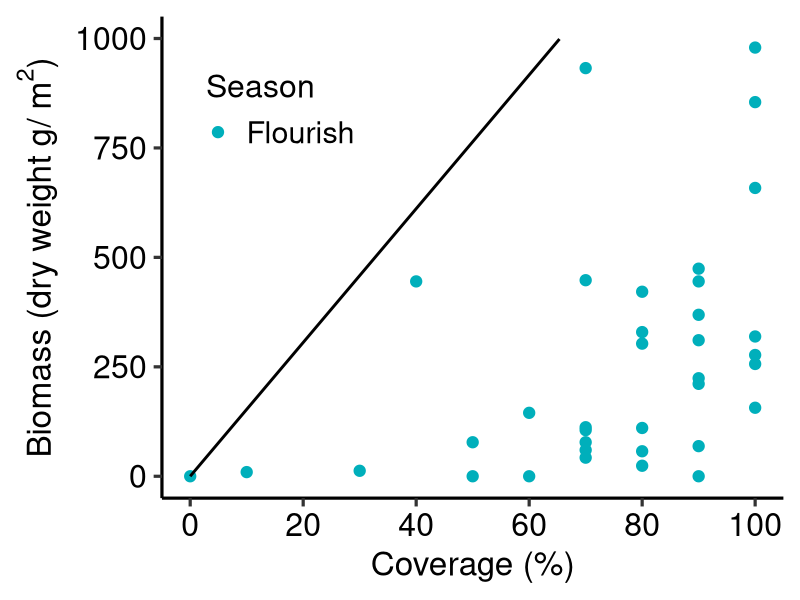
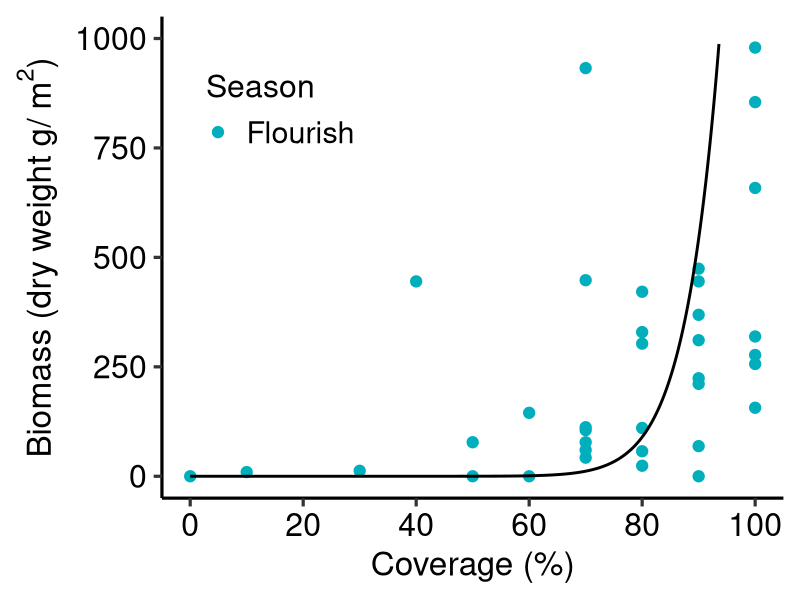
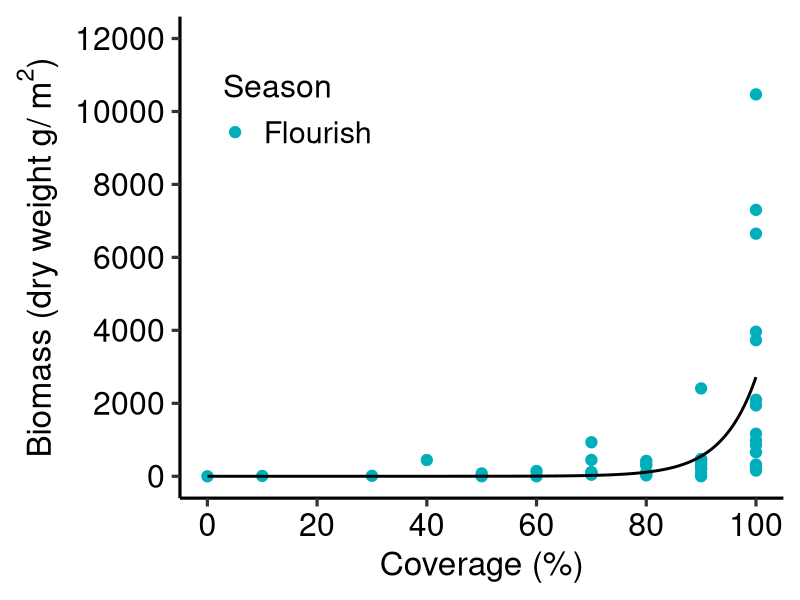
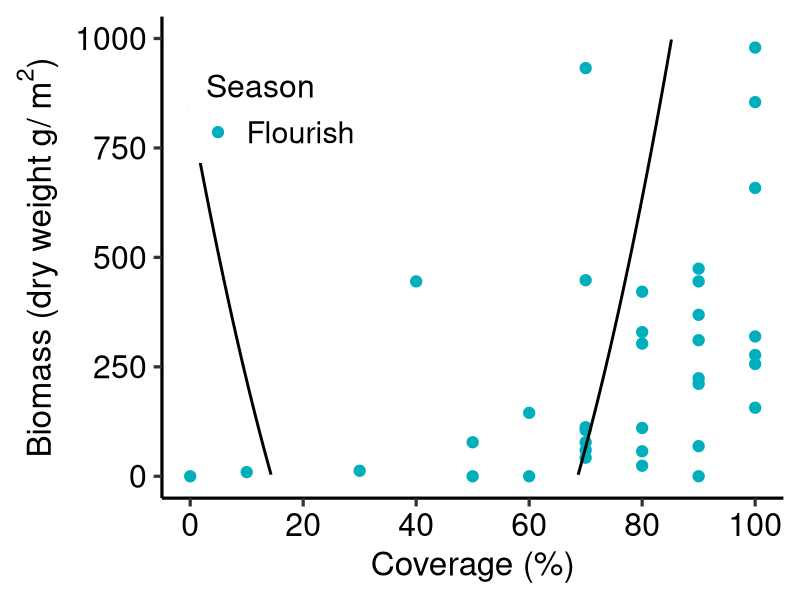

The R script that drew these images, in order: (Note: this script raises an error after producing the figures.)
rm(list=ls())
library(nlme)
library(ggplot2)

Kombu<-read.csv("Kombu.csv",stringsAsFactors = TRUE)
Kombu$Season <- factor(Kombu$Season, 
                       levels = c("Flourish","Decline") )
names(Kombu)

####### Hokkaido @ Makombu##########
Kombu_Hokkaido<-subset(Kombu,Kombu$Jap_name=="Onikombu"|Kombu$Jap_name=="Makombu"&Kombu$Region=="Hokkaido")
Kombu_Hokkaido$DW_g_m2

###線形モデル#####
model1_HD1<- glm(DW_g_m2~ Cover,
                data = Kombu_Hokkaido)

model1_HD<- nls(DW_g_m2~ a*Cover,
                start = list(a=100),
                control = list(maxiter = 50000, warnOnly = TRUE),
                data = Kombu_Hokkaido)
summary(model1_HD)
AIC(model1_HD)
BIC(model1_HD)

####累乗モデル#####
model2_HD<- nls(DW_g_m2~ a*Cover^b,
                start = list(a=10,b = 1),
                control = list(maxiter = 50000, warnOnly = TRUE),
                data = Kombu_Hokkaido)
summary(model2_HD)
AIC(model2_HD)
BIC(model2_HD)

####指数モデル#####
model3_HD<- nls(DW_g_m2~ a*exp(b*Cover),
                start = list(a=40,b = 0.05), 
                control = list(maxiter = 50000, warnOnly = TRUE),
                data = Kombu_Hokkaido,
                trace=TRUE)
summary(model3_HD)
AIC(model3_HD)
BIC(model3_HD)


####二次関数モデル#####
model4_HD<- nls(DW_g_m2~ a*Cover^2 + b*Cover + c,
                start = list(a=1, b=1,c=1), data =  Kombu_Hokkaido)
summary(model4_HD)
AIC(model4_HD)
BIC(model4_HD)



####### Hokkaido##########
library(ggplot2)

#Model1
dummy_Hokkaido<- expand.grid(Cover=seq(min(Kombu_Hokkaido$Cover),
                                            max(Kombu_Hokkaido$Cover),length=1000))

pred_HD<- predict(model1_HD,newdata=dummy_Hokkaido,se.fit=T)
dummy_Hokkaido$DW<-pred_HD

plot_Hokkaido1<-ggplot(data=Kombu_Hokkaido, aes(x=Cover, y=DW_g_m2,color = Season)) + 
  xlab("Coverage (%)")+ 
  ylab(expression(paste("Biomass (dry weight g/ ",{m^2},")",sep="")))+
  geom_point(size=3.5)+
  scale_x_continuous(breaks=seq(0, 100,length=6),limits=c(0,100))+
  scale_y_continuous(breaks=seq(0, 1000,length=5),limits=c(0,1000))+
  scale_color_manual(labels = c("Flourish", "Decline"),values = c("#00AFBB","#FC4E07"))+
  labs(color='Season')+
  geom_line(data=dummy_Hokkaido, aes(x=Cover, y=DW),linewidth=1,color="black",inherit.aes = FALSE)+
  theme_classic(base_size = 24, base_family = "sans")+
  theme(axis.text = element_text(color="black",size=23))+
  theme(legend.justification=c(0.02,0.02), legend.position=c(0.05,0.7), 
        legend.title=element_text(size=23),legend.text =  element_text(size = 22))
plot_Hokkaido1

#Model2
pred_Hokkaido2<- predict(model2_HD,newdata=dummy_Hokkaido,se.fit=T)
dummy_Hokkaido$DW2<-pred_Hokkaido2

plot_Hokkaido2<-ggplot(data=Kombu_Hokkaido, aes(x=Cover, y=DW_g_m2,color = Season)) + 
  xlab("Coverage (%)")+ 
  ylab(expression(paste("Biomass (dry weight g/ ",{m^2},")",sep="")))+
  geom_point(size=3.5)+
  scale_x_continuous(breaks=seq(0, 100,length=6),limits=c(0,100))+
  scale_y_continuous(breaks=seq(0, 1000,length=5),limits=c(0,1000))+
  scale_color_manual(labels = c("Flourish", "Decline"),values = c("#00AFBB","#FC4E07"))+
  labs(color='Season')+
  geom_line(data=dummy_Hokkaido, aes(x=Cover, y=DW2),linewidth=1,color="black",inherit.aes = FALSE)+
  theme_classic(base_size = 24, base_family = "sans")+
  theme(axis.text = element_text(color="black",size=23))+
  theme(legend.justification=c(0.02,0.02), legend.position=c(0.05,0.7), 
        legend.title=element_text(size=23),legend.text =  element_text(size = 22))
plot_Hokkaido2

# save width 600 * Height 500 
#Model 3
pred_Hokkaido3<- predict(model3_HD,newdata=dummy_Hokkaido,se.fit=T)
dummy_Hokkaido$DW3<-pred_Hokkaido3

plot_Hokkaido3<-ggplot(data=Kombu_Hokkaido, aes(x=Cover, y=DW_g_m2,color = Season)) + 
  xlab("Coverage (%)")+ 
  ylab(expression(paste("Biomass (dry weight g/ ",{m^2},")",sep="")))+
  geom_point(size=3.5)+
  scale_x_continuous(breaks=seq(0, 100,length=6),limits=c(0,100))+
  scale_y_continuous(breaks=seq(0, 12000,length=7),limits=c(0,12000))+
  scale_color_manual(labels = c("Flourish", "Decline"),values = c("#00AFBB","#FC4E07"))+
  labs(color='Season')+
  geom_line(data=dummy_Hokkaido, aes(x=Cover, y=DW3),linewidth=1,color="black",inherit.aes = FALSE)+
  theme_classic(base_size = 24, base_family = "sans")+
  theme(axis.text = element_text(color="black",size=23))+
  theme(legend.justification=c(0.02,0.02), legend.position=c(0.05,0.7), 
        legend.title=element_text(size=23),legend.text =  element_text(size = 22))
plot_Hokkaido3


#Model4
pred_Hokkaido4<- predict(model4_HD,newdata=dummy_Hokkaido,se.fit=T)
dummy_Hokkaido$DW4<-pred_Hokkaido4

plot_Hokkaido4<-ggplot(data=Kombu_Hokkaido, aes(x=Cover, y=DW_g_m2,color = Season)) + 
  xlab("Coverage (%)")+ 
  ylab(expression(paste("Biomass (dry weight g/ ",{m^2},")",sep="")))+
  geom_point(size=3.5)+
  scale_x_continuous(breaks=seq(0, 100,length=6),limits=c(0,100))+
  scale_y_continuous(breaks=seq(0, 1000,length=5),limits=c(0,1000))+
  scale_color_manual(labels = c("Flourish", "Decline"),values = c("#00AFBB","#FC4E07"))+
  labs(color='Season')+
  geom_line(data=dummy_Hokkaido, aes(x=Cover, y=DW4),linewidth=1,color="black",inherit.aes = FALSE)+
  theme_classic(base_size = 24, base_family = "sans")+
  theme(axis.text = element_text(color="black",size=23))+
  theme(legend.justification=c(0.02,0.02), legend.position=c(0.05,0.7), 
        legend.title=element_text(size=23),legend.text =  element_text(size = 22))
plot_Hokkaido4

#width 600 * Height 500 save

####### Hokkaido @ Nagakombu ##########
Kombu_Hokkaido_Naga<-subset(Kombu,Kombu$Jap_name=="Nagakombu"&Kombu$Region=="Hokkaido")
Kombu_Hokkaido_Naga$DW_g_m2

###線形モデル#####
model1_HDN<- nls(DW_g_m2~ a*Cover,
                start = list(a=100),
                control = list(maxiter = 50000, warnOnly = TRUE),
                data = Kombu_Hokkaido_Naga)
summary(model1_HDN)
AIC(model1_HDN)
BIC(model1_HDN)

####累乗モデル#####
model2_HDN<- nls(DW_g_m2~ a*Cover^b,
                start = list(a=10,b = 1),
                control = list(maxiter = 50000, warnOnly = TRUE),
                data = Kombu_Hokkaido_Naga)
summary(model2_HDN)
AIC(model2_HDN)
BIC(model2_HDN)

####指数モデル#####
model3_HDN<- nls(DW_g_m2~ a*exp(b*Cover),
                start = list(a=40,b = 0.05), 
                control = list(maxiter = 50000, warnOnly = TRUE),
                data = Kombu_Hokkaido_Naga,
                trace=TRUE)
summary(model3_HDN)
AIC(model3_HDN)
BIC(model3_HDN)


####二次関数モデル#####
model4_HDN<- nls(DW_g_m2~ a*Cover^2 + b*Cover + c,
                start = list(a=1, b=1,c=1), data =  Kombu_Hokkaido_Naga)
summary(model4_HDN)
AIC(model4_HDN)
BIC(model4_HDN)



####### Hokkaido_Naga##########
library(ggplot2)

#Model1
dummy_Hokkaido_Naga<- expand.grid(Cover=seq(min(Kombu_Hokkaido_Naga$Cover),
                                       max(Kombu_Hokkaido_Naga$Cover),length=1000))
pred_HD_Naga<- predict(model1_HDN,newdata=dummy_Hokkaido_Naga,
                             se.fit=T,interval="confidence")
pred_HD_Naga$fit


pred_Hokkaido_Nagah<- pred_Hokkaido_Naga$fit+pred$se.fit*1.96
pred_Hokkaido_Nagal<- pred_Hokkaido_Naga$fit-pred$se.fit*1.96

dummy_Hokkaido_Naga$DW<-pred_Hokkaido_Naga

plot_Hokkaido_Naga1<-ggplot(data=Kombu_Hokkaido_Naga, aes(x=Cover, y=DW_g_m2,color = Season)) + 
  xlab("Coverage (%)")+ 
  ylab(expression(paste("Biomass (dry weight g/ ",{m^2},")",sep="")))+
  geom_point(size=3.5)+
  scale_x_continuous(breaks=seq(0, 100,length=6),limits=c(0,100))+
  scale_y_continuous(breaks=seq(0, 1000,length=5),limits=c(0,1000))+
  scale_color_manual(labels = c("Flourish", "Decline"),values = c("#00AFBB","#FC4E07"))+
  labs(color='Season')+
  geom_line(data=dummy_Hokkaido_Naga, aes(x=Cover, y=DW),linewidth=1,color="black",inherit.aes = FALSE)+
  theme_classic(base_size = 24, base_family = "sans")+
  theme(axis.text = element_text(color="black",size=23))+
  theme(legend.justification=c(0.02,0.02), legend.position=c(0.05,0.7), 
        legend.title=element_text(size=23),legend.text =  element_text(size = 22))
plot_Hokkaido_Naga1

#Model2
pred_Hokkaido_Naga2<- predict(model2_HDN,newdata=dummy_Hokkaido_Naga,se.fit=T)
dummy_Hokkaido_Naga$DW2<-pred_Hokkaido_Naga2

plot_Hokkaido_Naga2<-ggplot(data=Kombu_Hokkaido_Naga, aes(x=Cover, y=DW_g_m2,color = Season)) + 
  xlab("Coverage (%)")+ 
  ylab(expression(paste("Biomass (dry weight g/ ",{m^2},")",sep="")))+
  geom_point(size=3.5)+
  scale_x_continuous(breaks=seq(0, 100,length=6),limits=c(0,100))+
  scale_y_continuous(breaks=seq(0, 1000,length=5),limits=c(0,1000))+
  scale_color_manual(labels = c("Flourish", "Decline"),values = c("#00AFBB","#FC4E07"))+
  labs(color='Season')+
  geom_line(data=dummy_Hokkaido_Naga, aes(x=Cover, y=DW2),linewidth=1,color="black",inherit.aes = FALSE)+
  theme_classic(base_size = 24, base_family = "sans")+
  theme(axis.text = element_text(color="black",size=23))+
  theme(legend.justification=c(0.02,0.02), legend.position=c(0.05,0.7), 
        legend.title=element_text(size=23),legend.text =  element_text(size = 22))
plot_Hokkaido_Naga2

# save width 600 * Height 500 
#Model 3
pred_Hokkaido_Naga3<- predict(model3_HDN,newdata=dummy_Hokkaido_Naga,
                              se.fit=T,interval="confidence")

pred_Hokkaido_Naga3$fit
pred_Hokkaido_Naga3h<- pred_Hokkaido_Naga3$fit+pred_Hokkaido_Naga3$se.fit*1.96
pred_Hokkaido_Naga3l<- pred_Hokkaido_Naga3$fit-pred_Hokkaido_Naga3$se.fit*1.96
dummy_Hokkaido_Naga$DW3<-pred_Hokkaido_Naga3

plot_Hokkaido_Naga3<-ggplot(data=Kombu_Hokkaido_Naga, aes(x=Cover, y=DW_g_m2,color = Season)) + 
  xlab("Coverage (%)")+ 
  ylab(expression(paste("Biomass (dry weight g/ ",{m^2},")",sep="")))+
  geom_point(size=3.5)+
  scale_x_continuous(breaks=seq(0, 100,length=6),limits=c(0,100))+
  scale_y_continuous(breaks=seq(0, 12000,length=7),limits=c(0,12000))+
  scale_color_manual(labels = c("Flourish", "Decline"),values = c("#00AFBB","#FC4E07"))+
  labs(color='Season')+
  geom_line(data=dummy_Hokkaido_Naga, aes(x=Cover, y=DW3),linewidth=1,color="black",inherit.aes = FALSE)+
  theme_classic(base_size = 24, base_family = "sans")+
  theme(axis.text = element_text(color="black",size=23))+
  theme(legend.justification=c(0.02,0.02), legend.position=c(0.05,0.7), 
        legend.title=element_text(size=23),legend.text =  element_text(size = 22))
plot_Hokkaido_Naga3


#Model4
pred_Hokkaido_Naga4<- predict(model4_HDN,newdata=dummy_Hokkaido_Naga,se.fit=T)
dummy_Hokkaido_Naga$DW4<-pred_Hokkaido_Naga4

plot_Hokkaido_Naga4<-ggplot(data=Kombu_Hokkaido_Naga, aes(x=Cover, y=DW_g_m2,color = Season)) + 
  xlab("Coverage (%)")+ 
  ylab(expression(paste("Biomass (dry weight g/ ",{m^2},")",sep="")))+
  geom_point(size=3.5)+
  scale_x_continuous(breaks=seq(0, 100,length=6),limits=c(0,100))+
  scale_y_continuous(breaks=seq(0, 1000,length=5),limits=c(0,1000))+
  scale_color_manual(labels = c("Flourish", "Decline"),values = c("#00AFBB","#FC4E07"))+
  labs(color='Season')+
  geom_line(data=dummy_Hokkaido_Naga, aes(x=Cover, y=DW4),linewidth=1,color="black",inherit.aes = FALSE)+
  theme_classic(base_size = 24, base_family = "sans")+
  theme(axis.text = element_text(color="black",size=23))+
  theme(legend.justification=c(0.02,0.02), legend.position=c(0.05,0.7), 
        legend.title=element_text(size=23),legend.text =  element_text(size = 22))
plot_Hokkaido_Naga4

#width 600 * Height 500 save

##### Makombu + Nagakombu Model 3 
pred_Hokkaido_Naga3<- predict(model3_HDN,newdata=dummy_Hokkaido_Naga,se.fit=T)
dummy_Hokkaido_Naga$DW3<-pred_Hokkaido_Naga3

Kombu_Hokkaido2<-rbind(Kombu_Hokkaido,Kombu_Hokkaido_Naga)

plot_Hokkaido_Ma_Naga<-ggplot(data=Kombu_Hokkaido2, aes(x=Cover, y=DW_g_m2,shape =Type)) + 
  xlab("Coverage (%)")+ 
  ylab(expression(paste("Biomass (dry weight g/ ",{m^2},")",sep="")))+
  geom_point(size=4,color="#00AFBB")+
  scale_x_continuous(breaks=seq(0, 100,length=6),limits=c(0,100))+
  scale_y_continuous(breaks=seq(0, 12000,length=7),limits=c(0,12000))+
  scale_shape_manual(labels = c("Makombu", "Nagakombu"),values = c(16,2))+
  labs(color='Season')+
  geom_line(data=dummy_Hokkaido, aes(x=Cover, y=DW3),linewidth=1,linetype = 1,color="black",inherit.aes = FALSE)+
  geom_line(data=dummy_Hokkaido_Naga, aes(x=Cover, y=DW3),linewidth=1,linetype = 2,color="black",inherit.aes = FALSE)+
  theme_classic(base_size = 24, base_family = "sans")+
  theme(axis.text = element_text(color="black",size=23))+
  theme(legend.justification=c(0.02,0.02), legend.position=c(0.05,0.7), 
        legend.title=element_text(size=23),legend.text =  element_text(size = 22))
plot_Hokkaido_Ma_Naga


####### TohokuPacific @ Kombu##########
Kombu_TohokuPacific<-subset(Kombu,Kombu$Region=="TohokuPacific")
Kombu_TohokuPacific$DW_g_m2

###線形モデル#####
model1_TP<- nls(DW_g_m2~ a*Cover,
                start = list(a=100),
                control = list(maxiter = 50000, warnOnly = TRUE),
                data = Kombu_TohokuPacific)
summary(model1_TP)
AIC(model1_TP)
BIC(model1_TP)

####累乗モデル#####
model2_TP<- nls(DW_g_m2~ a*Cover^b,
                start = list(a=10,b = 1),
                control = list(maxiter = 50000, warnOnly = TRUE),
                data = Kombu_TohokuPacific)
summary(model2_TP)
AIC(model2_TP)
BIC(model2_TP)

####指数モデル#####
model3_TP<- nls(DW_g_m2~ a*exp(b*Cover),
                start = list(a=40,b = 0.05), 
                control = list(maxiter = 50000, warnOnly = TRUE),
                data = Kombu_TohokuPacific,
                trace=TRUE)
summary(model3_TP)
AIC(model3_TP)
BIC(model3_TP)


####二次関数モデル#####
model4_TP<- nls(DW_g_m2~ a*Cover^2 + b*Cover + c,
                start = list(a=1, b=1,c=1), data =  Kombu_TohokuPacific)
summary(model4_TP)
AIC(model4_TP)
BIC(model4_TP)



####### TohokuPacific##########
library(ggplot2)

#Model1
dummy_TohokuPacific<- expand.grid(Cover=seq(min(Kombu_TohokuPacific$Cover),
                                             max(Kombu_TohokuPacific$Cover),length=1000))

pred_TohokuPacific<- predict(model1_TP,newdata=dummy_TohokuPacific,se.fit=T)
dummy_TohokuPacific$DW<-pred_TohokuPacific

plot_TohokuPacific1<-ggplot(data=Kombu_TohokuPacific, aes(x=Cover, y=DW_g_m2,color = Season)) + 
  xlab("Coverage (%)")+ 
  ylab(expression(paste("Biomass (dry weight g/ ",{m^2},")",sep="")))+
  geom_point(size=3.5)+
  scale_x_continuous(breaks=seq(0, 100,length=6),limits=c(0,100))+
  scale_y_continuous(breaks=seq(0, 1000,length=5),limits=c(0,1000))+
  scale_color_manual(labels = c("Flourish", "Decline"),values = c("#00AFBB","#FC4E07"))+
  labs(color='Season')+
  geom_line(data=dummy_TohokuPacific, aes(x=Cover, y=DW),linewidth=1,color="black",inherit.aes = FALSE)+
  theme_classic(base_size = 24, base_family = "sans")+
  theme(axis.text = element_text(color="black",size=23))+
  theme(legend.justification=c(0.02,0.02), legend.position=c(0.05,0.7), 
        legend.title=element_text(size=23),legend.text =  element_text(size = 22))
plot_TohokuPacific1

#Model2
pred_TohokuPacific2<- predict(model2_TP,newdata=dummy_TohokuPacific,se.fit=T)
dummy_TohokuPacific$DW2<-pred_TohokuPacific2

plot_TohokuPacific2<-ggplot(data=Kombu_TohokuPacific, aes(x=Cover, y=DW_g_m2,color = Season)) + 
  xlab("Coverage (%)")+ 
  ylab(expression(paste("Biomass (dry weight g/ ",{m^2},")",sep="")))+
  geom_point(size=3.5)+
  scale_x_continuous(breaks=seq(0, 100,length=6),limits=c(0,100))+
  scale_y_continuous(breaks=seq(0, 1000,length=5),limits=c(0,1000))+
  scale_color_manual(labels = c("Flourish", "Decline"),values = c("#00AFBB","#FC4E07"))+
  labs(color='Season')+
  geom_line(data=dummy_TohokuPacific, aes(x=Cover, y=DW2),linewidth=1,color="black",inherit.aes = FALSE)+
  theme_classic(base_size = 24, base_family = "sans")+
  theme(axis.text = element_text(color="black",size=23))+
  theme(legend.justification=c(0.02,0.02), legend.position=c(0.05,0.7), 
        legend.title=element_text(size=23),legend.text =  element_text(size = 22))
plot_TohokuPacific2

# save width 600 * Height 500 
#Model 3
pred_TohokuPacific3<- predict(model3_TP,newdata=dummy_TohokuPacific,se.fit=T)
dummy_TohokuPacific$DW3<-pred_TohokuPacific3

plot_TohokuPacific3<-ggplot(data=Kombu_TohokuPacific, aes(x=Cover, y=DW_g_m2,color = Season)) + 
  xlab("Coverage (%)")+ 
  ylab(expression(paste("Biomass (dry weight g/ ",{m^2},")",sep="")))+
  geom_point(size=3.5)+
  scale_x_continuous(breaks=seq(0, 100,length=6),limits=c(0,100))+
  scale_y_continuous(breaks=seq(0, 1000,length=5),limits=c(0,1000))+
  scale_color_manual(labels = c("Flourish", "Decline"),values = c("#00AFBB","#FC4E07"))+
  labs(color='Season')+
  geom_line(data=dummy_TohokuPacific, aes(x=Cover, y=DW3),linewidth=1,color="black",inherit.aes = FALSE)+
  theme_classic(base_size = 24, base_family = "sans")+
  theme(axis.text = element_text(color="black",size=23))+
  theme(legend.justification=c(0.02,0.02), legend.position=c(0.05,0.7), 
        legend.title=element_text(size=23),legend.text =  element_text(size = 22))
plot_TohokuPacific3


#Model4
pred_TohokuPacific4<- predict(model4_TP,newdata=dummy_TohokuPacific,se.fit=T)
dummy_TohokuPacific$DW4<-pred_TohokuPacific4

plot_TohokuPacific4<-ggplot(data=Kombu_TohokuPacific, aes(x=Cover, y=DW_g_m2,color = Season)) + 
  xlab("Coverage (%)")+ 
  ylab(expression(paste("Biomass (dry weight g/ ",{m^2},")",sep="")))+
  geom_point(size=3.5)+
  scale_x_continuous(breaks=seq(0, 100,length=6),limits=c(0,100))+
  scale_y_continuous(breaks=seq(0, 1000,length=5),limits=c(0,1000))+
  scale_color_manual(labels = c("Flourish", "Decline"),values = c("#00AFBB","#FC4E07"))+
  labs(color='Season')+
  geom_line(data=dummy_TohokuPacific, aes(x=Cover, y=DW4),linewidth=1,color="black",inherit.aes = FALSE)+
  theme_classic(base_size = 24, base_family = "sans")+
  theme(axis.text = element_text(color="black",size=23))+
  theme(legend.justification=c(0.02,0.02), legend.position=c(0.05,0.7), 
        legend.title=element_text(size=23),legend.text =  element_text(size = 22))
plot_TohokuPacific4

#width 600 * Height 500 save

######Plot line  all species  ##########
dummy_Hokkaido1<- expand.grid(Cover=seq(min(Kombu_Hokkaido$Cover),
                                       max(Kombu_Hokkaido$Cover),length=1000))
pred_Hokkaido3<- predict(model3_HD,newdata=dummy_Hokkaido1,se.fit=T)
dummy_Hokkaido1$DW<-pred_Hokkaido3
dummy_Hokkaido1$RegionClass<-"HD Makombu"

dummy_Hokkaido_Naga1<- expand.grid(Cover=seq(min(Kombu_Hokkaido_Naga$Cover),
                                            max(Kombu_Hokkaido_Naga$Cover),length=1000))
pred_Hokkaido_Naga3<- predict(model3_HDN,newdata=dummy_Hokkaido_Naga1,se.fit=T)
dummy_Hokkaido_Naga1$DW<-pred_Hokkaido_Naga3
dummy_Hokkaido_Naga1$RegionClass<-"HD Nagakombu"


dummy_TohokuPacific1<- expand.grid(Cover=seq(min(Kombu_TohokuPacific$Cover),
                                            max(Kombu_TohokuPacific$Cover),length=1000))
pred_TohokuPacific2<- predict(model2_TP,newdata=dummy_TohokuPacific1,se.fit=T)
dummy_TohokuPacific1$DW<-pred_TohokuPacific2
dummy_TohokuPacific1$RegionClass<-"TP Makombu"

dummy_Kombu<-rbind(dummy_Hokkaido1,dummy_Hokkaido_Naga1,dummy_TohokuPacific1)
dummy_Kombu$RegionClass<-factor(dummy_Kombu$RegionClass, 
                                 levels = c("HD Makombu","HD Nagakombu","TP Makombu") )

plot_all_kombu<-ggplot(data=dummy_Kombu, aes(x=Cover, y=DW,linetype = RegionClass,color= RegionClass)) + 
  xlab("Coverage (%)")+ 
  ylab(expression(paste("Biomass (dry weight g/ ",{m^2},")",sep="")))+
  scale_x_continuous(breaks=seq(0, 100,length=6),limits=c(0,100))+
  scale_y_continuous(breaks=seq(0, 6000,length=7),limits=c(0,6000))+ 
  geom_line(linewidth=1)+
  theme_classic(base_size = 24, base_family = "sans")+
  theme(axis.text = element_text(color="black",size=23))+
  theme(legend.justification=c(0.02,0.02), legend.position=c(0.05,0.55), 
        legend.title=element_text(size=20),legend.text =  element_text(size = 20))
plot_all_kombu
